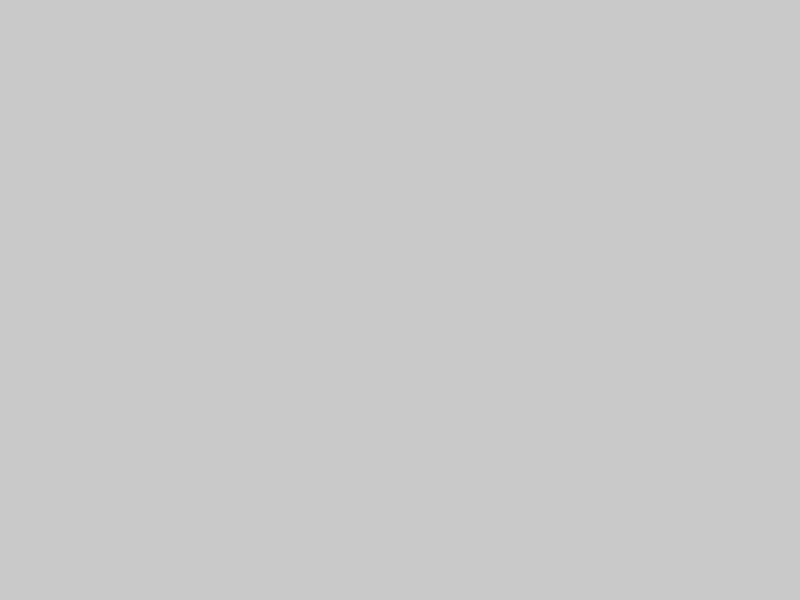
Frame 1 (no input)
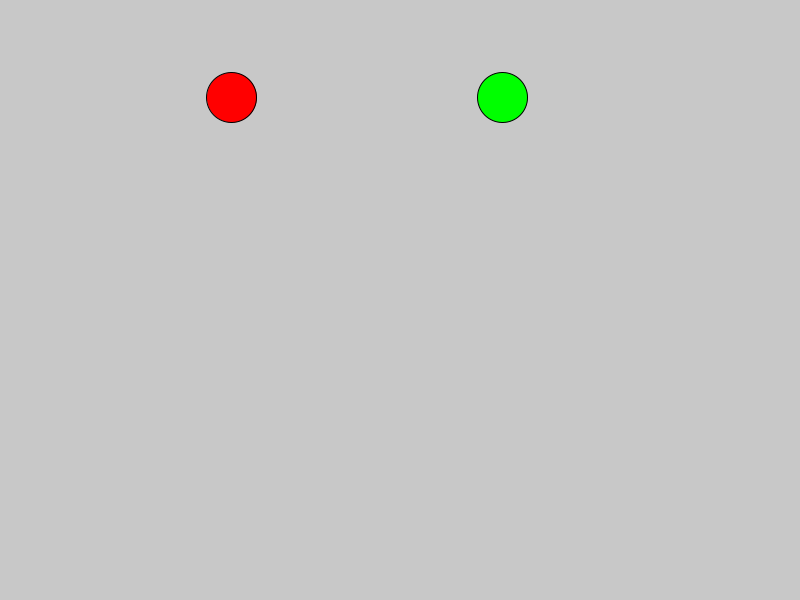
Frame 60 (the mouse pressed at the canvas centre just before this capture)
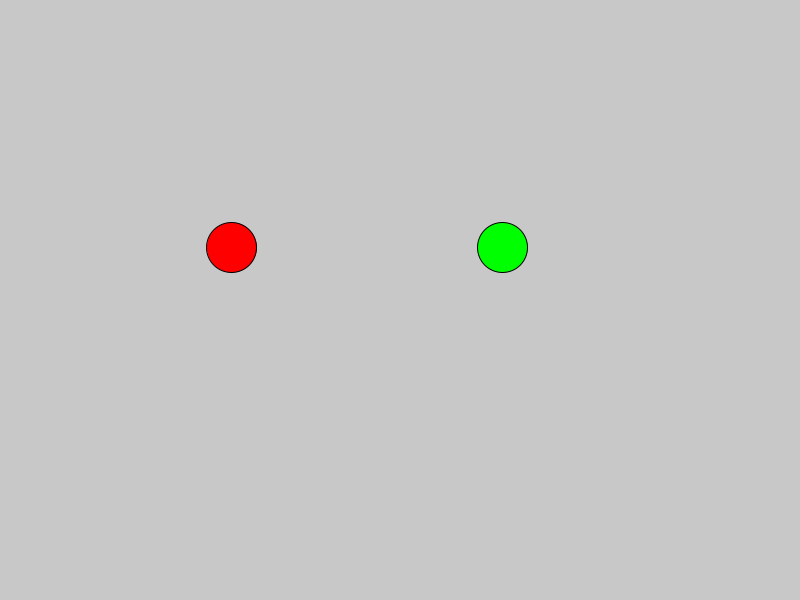
Frame 120 (the mouse held since frame 60 and released just before this capture)

The Processing sketch that drew these frames (run headless with seeded random() and noise(); from frame 60 on, the mouse is pressed at the canvas centre):

// Processing sketch: apple_game_2
// ── apple_game_2.pde
Apple a;
Apple b;
Bullet g;
Bullet r;
Player x;

void setup() {
  size(800, 600);
  a = new Apple(1, random(50, width - 50), -50);
  b = new Apple(0, random(50, width - 50), -50);
}

void draw() {
  background(200);
  a.display();
  b.display();
}

// ── apple.pde
//class Apples {
//  float x;
//  float y;
//  float d;
//  color r;
//  color g;
  
//  Apples(){
//  }

//  void greenApple() {
//    y=0;
//    d=50;
//    g=255;
//    r=0;
//    x=random((0+(d/2)), (width-(d/2)));
//  }
//  void redApple() {
//    x=random((0+(d/2)), (width-(d/2)));
//    y=0;
//    d=50;
//    g=0;
//    r=255;
//  }
//  boolean offScreen() {
//    if (y>(height+(d/2))) {
//      return true;
//    } else {
//      return false;
//    }
//  }
//  void movement() {
//    y+=7.5;
//    if (offScreen()==true) {
//      y=0;
//      x=random((0+(d/2)), (width-(d/2)));
//    }
//  }
//  void display() {
//    fill(r, g, 0);
//    circle(x, y, d);
//  }
//}

float yVel = 2.5;

class Apple {
  int c;
  PVector pos;
  int score;


  Apple(int col, float x, float y) {
    c = col;
    pos = new PVector(x, y);
    //yVel = 2.5;
    //if(c == 0)
  }


  void display() {
    if (c == 0) {
      fill(255, 0, 0);
    } else {
      fill(0, 255, 0);
    }
    circle(pos.x, pos.y, 50);


    pos.y += yVel;
    if (pos.y > width - 25) {
      //i++;
      pos.y = -50;
      pos.x = random(50, width-50);
      yVel -= 0.5;
      //pos.y += (2.5 + 0.5*i);
    //} else if (dist(bullet.x, bullet.y, pos.x, pos.y) < 50) {
      //i ++;
      //pos.y = -50;
      //pos.x = random(50, width-50);
      //pos.y += (2.5 + 0.5* i);
      a.reset();
      b.reset();
      yVel += 0.5;
    }
  }

  void reset() {
    pos.y = -50;
    pos.x = random(50, width-50);
  }
}

// ── bullet.pde
class Bullet{
  color c;
  boolean isRed = true;
  
  Bullet(){
    
    
  }
  
  void display(){
    fill(c);
    circle(mouseX, height - 150, 50);
  }
}

// ── player.pde
class Player {
  void display() {
    fill(255);
    circle(mouseX, height - 150, 50);
  }
  void shoot(){
    if(mousePressed && (mouseButton  == LEFT)){
      
    }else if(mousePressed && (mouseButton == RIGHT)){
      
      
    }
  }
}
